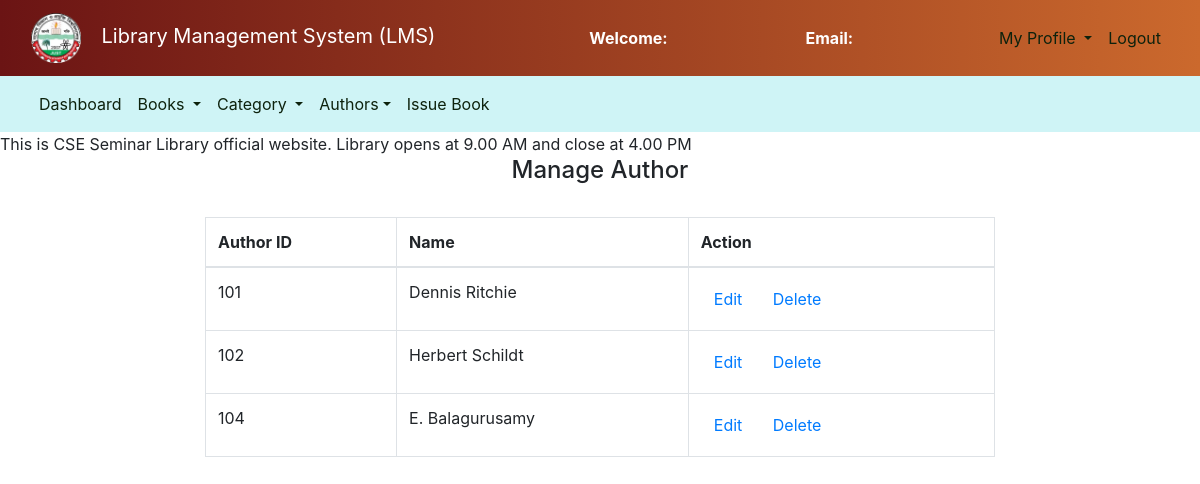
Screenshot of /admin/manage_author.php with the database file from the repository.
### tables this page shows
CREATE TABLE `authors` (
  `author_id` int(11) NOT NULL,
  `author_name` varchar(250) NOT NULL
);

### admin/manage_author.php (the view, shortened to what this page needs)
<!DOCTYPE html>
<html lang="en">
<head>
	<link rel="stylesheet" type="text/css" href="../bootstrap-4.4.1/css/bootstrap.min.css">
	<link rel="stylesheet" href="admin.css">
</head>
<body>
	<section class="header">
		<nav class="navbar navbar-expand-lg navbar-dark ">
			<div class="container-fluid">
				<div class="navbar-header">
					<a class="navbar-brand" href="index.php"><img src="logo.png" height="50" width="50" alt=""></a>
					<a class="navbar-brand" href="admin_dashboard.php">Library Management System (LMS)</a>
				</div>
				<font style="color: white"><span><strong>Welcome: <?php echo $_SESSION['name'];?></strong></span></font>
			    <font style="color: white"><span><strong>Email: <?php echo $_SESSION['email'];?></strong></font>
				<ul class="nav navbar-nav navbar-right">
		      <li class="nav-item dropdown">
	        	<a class="nav-link dropdown-toggle" data-toggle="dropdown">My Profile </a>
		      </li>
		      <li class="nav-item">
		        <a class="nav-link" href="../logout.php">Logout</a>
		      </li>
		    </ul>
			</div>
		</nav>
	</section>
	<nav class="navbar navbar-expand-lg navbar-light" style="background-color:#a0eaee80">
		<div class="container-fluid">
		    <ul class="nav navbar-nav navbar-center">
		      <li class="nav-item">
		        <a class="nav-link" href="admin_dashboard.php">Dashboard</a>
		      </li>
		      <li class="nav-item dropdown">
	        	<a class="nav-link dropdown-toggle" data-toggle="dropdown">Books </a>
		      </li>
		      <li class="nav-item dropdown">
	        	<a class="nav-link dropdown-toggle" data-toggle="dropdown">Category </a>
		      </li>
		      <li class="nav-item dropdown">
	        	<a class="nav-link dropdown-toggle" data-toggle="dropdown">Authors</a>
		      </li>
	          <li class="nav-item">
		        <a class="nav-link" href="issue_book.php">Issue Book</a>
		      </li>
		    </ul>
		</div>
	</nav>
	<span><marquee bgcolor = " whitesmoke " behavior="" direction = "left"> This is CSE Seminar Library official website. Library opens at 9.00 AM
			and close at 4.00 PM
		</marquee></span>
        <center><h4>Manage Author</h4><br></center>
		<div class="row">
			<div class="col-md-2"></div>
			<div class="col-md-8">
				<table class="table table-bordered table-hover">
					<thead>
						<tr>
							<th>Author ID</th>
							<th>Name</th>
							<th>Action</th>
						</tr>
					</thead>
					<?php
						$connection = mysqli_connect("localhost","root","");
						$query = "select * from authors";
						$query_run = mysqli_query($connection,$query);
						while ($row = mysqli_fetch_assoc($query_run)){
							?>
							<tr>
								<td><?php echo $row['author_id'];?></td>
								<td><?php echo $row['author_name'];?></td>
								<td><button class="btn"><a href="edit_author.php?aid=<?php echo $row['author_id'];?>">Edit</a></button>
								<button class="btn"><a href="delete_author.php?aid=<?php echo $row['author_id'];?>">Delete</a></button></td>
							</tr>
							<?php
						}
					?>
				</table>
			</div>
			<div class="col-md-2"></div>
		</div>
</body>
</html>

### admin/admin.css (style rules this page uses)
.header { width: 100%; background-image: linear-gradient(to right, #6b1414, #cb692d); }
.navbar-brand { margin-left: 0px; color: white !important; }
.nav-link { color: rgb(13, 34, 13) !important; }

### rows the page displays
authors: author_id "101", author_name "Dennis Ritchie"
authors: author_id "102", author_name "Herbert Schildt"
authors: author_id "104", author_name "E. Balagurusamy"
